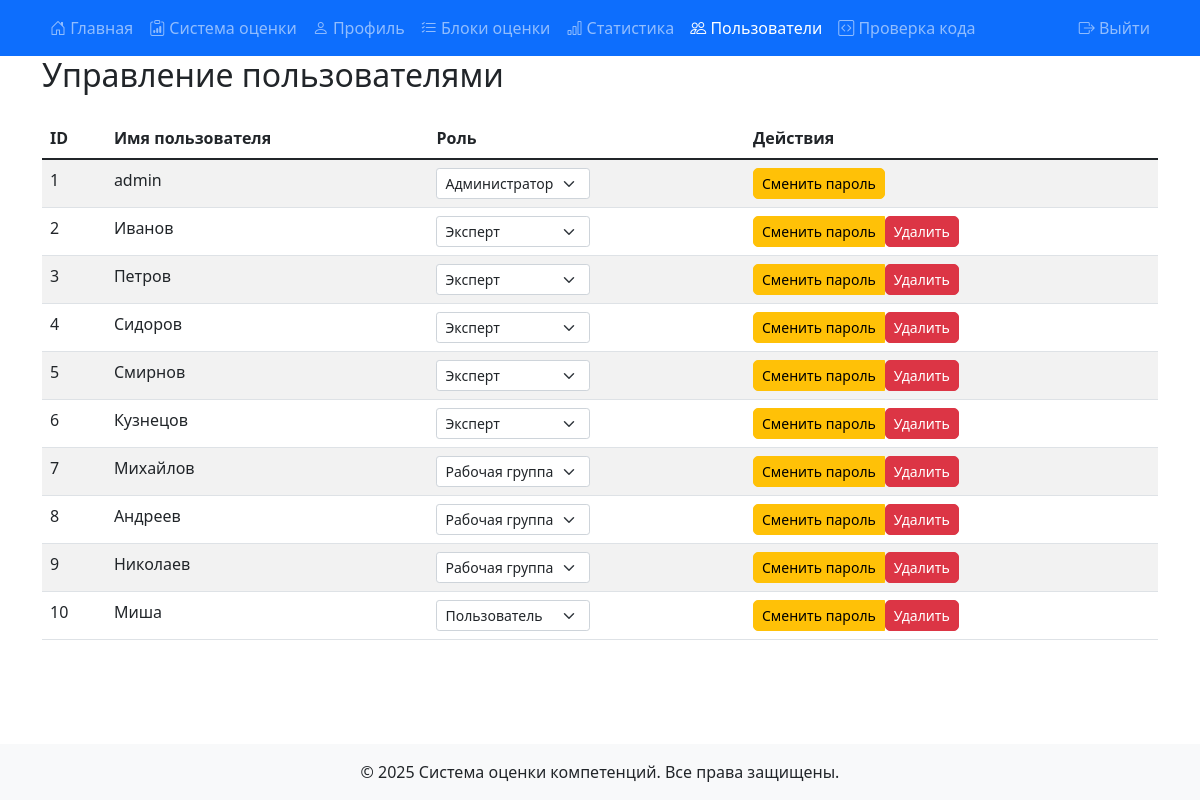
The app's page /manage_users (signed in) with its own data.
### models.py (models this page shows, shortened)
class User(UserMixin, db.Model):
    id = db.Column(db.Integer, primary_key=True)
    username = db.Column(db.String(80), unique=True, nullable=False)
    password = db.Column(db.String(120), nullable=False)
    role = db.Column(db.String(20), default='user')

### 1.py (the view)
@app.route('/manage_users')
@role_required(['admin'])
def manage_users():
    users = User.query.all()
    return render_template('admin_users.html', users=users)

### 1.py (called while the page is built)
@login_manager.user_loader
def load_user(user_id):
    return db.session.get(User, int(user_id))

def debug_print(message):
    print(f"[DEBUG] {message}")
    logger.debug(message)
    with open('debug.log', 'a', encoding='utf-8') as f:
        f.write(f"{datetime.now().strftime('%Y-%m-%d %H:%M:%S')} - {message}\n")

def sync_session_role():
    if 'user_id' in session:
        user = db.session.get(User, session['user_id'])
        if user and session.get('role') != user.role:
            session['role'] = user.role
            debug_print(f"Synchronized session role to {user.role} for user {user.username}")

@app.before_request
def before_request():
    try:
        if current_user.is_authenticated and ('user_id' not in session or session.get('user_id') != current_user.id):
            session['user_id'] = current_user.id
            session['role'] = current_user.role
            session['username'] = current_user.username
            debug_print(f"Синхронизирована сессия с Flask-Login: user_id={current_user.id}")
        elif 'user_id' in session and not current_user.is_authenticated:
            user = db.session.get(User, session['user_id'])
            if user:
                login_user(user)
                debug_print(f"Восстановлена аутентификация из сессии: user_id={user.id}")
    except Exception as e:
        debug_print(f"Ошибка синхронизации аутентификации: {str(e)}")

### templates/admin_users.html (shortened to what this page needs)
{% extends "base.html" %}
{% block content %}
<div class="container">
    <h2 class="mb-4">Управление пользователями</h2>
    <div class="table-responsive">
        <table class="table table-striped">
            <thead>
                <tr>
                    <th>ID</th>
                    <th>Имя пользователя</th>
                    <th>Роль</th>
                    <th>Действия</th>
                </tr>
            </thead>
            <tbody>
                {% for user in users %}
                <tr>
                    <td>{{ user.id }}</td>
                    <td>{{ user.username }}</td>
                    <td>
                        <form method="POST" action="{{ url_for('update_user', user_id=user.id) }}" class="d-inline">
                            <select name="role" class="form-select form-select-sm d-inline-block w-auto" onchange="this.form.submit()">
                                <option value="user" {% if user.role == 'user' %}selected{% endif %}>Пользователь</option>
                                <option value="expert" {% if user.role == 'expert' %}selected{% endif %}>Эксперт</option>
                                <option value="working_group" {% if user.role == 'working_group' %}selected{% endif %}>Рабочая группа</option>
                                <option value="admin" {% if user.role == 'admin' %}selected{% endif %}>Администратор</option>
                            </select>
                        </form>
                    </td>
                    <td>
                        <div class="btn-group" role="group">
                            <button type="button" class="btn btn-warning btn-sm"
                                    data-bs-toggle="modal"
                                    data-bs-target="#changePasswordModal{{ user.id }}">
                                Сменить пароль
                            </button>
                            {% if user.id != session['user_id'] %}
                            <form method="POST" action="{{ url_for('delete_user', user_id=user.id) }}" class="d-inline">
                                <button type="submit" class="btn btn-danger btn-sm"
                                        onclick="return confirm('Вы уверены, что хотите удалить этого пользователя?')">
                                    Удалить
                                </button>
                            </form>
                            {% endif %}
                        </div>
                    </td>
                </tr>
                {% endfor %}
            </tbody>
        </table>
    </div>
</div>
{% endblock %}

### templates/base.html (style rules this page uses)
body { min-height: 100vh; display: flex; flex-direction: column; }
.btn { border-radius: 5px; }

### records on screen
User: id "1", username "admin", role "Администратор"
User: id "2", username "Иванов", role "Эксперт"
User: id "3", username "Петров", role "Эксперт"
User: id "4", username "Сидоров", role "Эксперт"
User: id "5", username "Смирнов", role "Эксперт"
User: id "6", username "Кузнецов", role "Эксперт"
User: id "7", username "Михайлов", role "Рабочая группа"
User: id "8", username "Андреев", role "Рабочая группа"
User: id "9", username "Николаев", role "Рабочая группа"
User: id "10", username "Миша", role "Пользователь"
